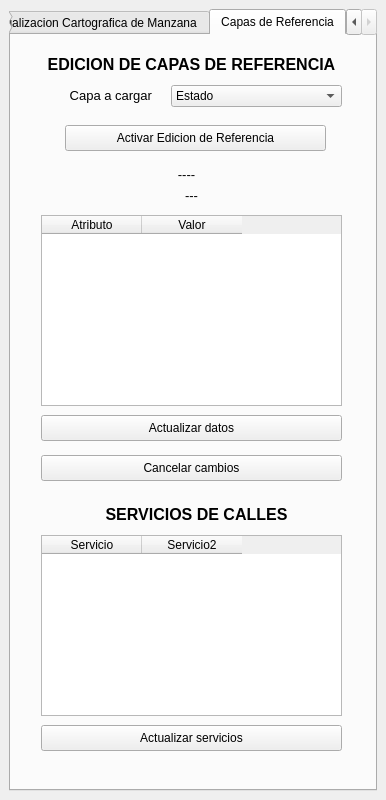
<?xml version="1.0" encoding="UTF-8"?>
<ui version="4.0">
 <class>actualizacioncatastralv2DockWidgetBase</class>
 <widget class="QDockWidget" name="actualizacioncatastralv2DockWidgetBase">
  <property name="geometry">
   <rect>
    <x>0</x>
    <y>0</y>
    <width>386</width>
    <height>800</height>
   </rect>
  </property>
  <property name="windowTitle">
   <string>actualizacioncatastralv2</string>
  </property>
  <widget class="QWidget" name="dockWidgetContents">
   <layout class="QGridLayout" name="gridLayout">
    <item row="0" column="0">
     <widget class="QTabWidget" name="tabWidget">
      <property name="currentIndex">
       <number>1</number>
      </property>
      <widget class="QWidget" name="tab">
       <attribute name="title">
        <string>Actualizacion Cartografica de Manzana</string>
       </attribute>
       <widget class="QComboBox" name="comboLocalidad">
        <property name="geometry">
         <rect>
          <x>130</x>
          <y>40</y>
          <width>171</width>
          <height>21</height>
         </rect>
        </property>
        <property name="styleSheet">
         <string notr="true">font: 25 8pt &quot;Bahnschrift Light&quot;;</string>
        </property>
       </widget>
       <widget class="QComboBox" name="comboSector">
        <property name="geometry">
         <rect>
          <x>130</x>
          <y>70</y>
          <width>171</width>
          <height>21</height>
         </rect>
        </property>
        <property name="styleSheet">
         <string notr="true">font: 25 8pt &quot;Bahnschrift Light&quot;;</string>
        </property>
       </widget>
       <widget class="QComboBox" name="comboManzana">
        <property name="geometry">
         <rect>
          <x>130</x>
          <y>100</y>
          <width>171</width>
          <height>21</height>
         </rect>
        </property>
        <property name="styleSheet">
         <string notr="true">font: 25 8pt &quot;Bahnschrift Light&quot;;</string>
        </property>
       </widget>
       <widget class="QLabel" name="label">
        <property name="geometry">
         <rect>
          <x>0</x>
          <y>40</y>
          <width>111</width>
          <height>21</height>
         </rect>
        </property>
        <property name="styleSheet">
         <string notr="true">font: 25 8pt &quot;Bahnschrift Light&quot;;
</string>
        </property>
        <property name="text">
         <string>&lt;html&gt;&lt;head/&gt;&lt;body&gt;&lt;p align=&quot;right&quot;&gt;&lt;span style=&quot; font-size:10pt;&quot;&gt;Localidad&lt;/span&gt;&lt;/p&gt;&lt;/body&gt;&lt;/html&gt;</string>
        </property>
       </widget>
       <widget class="QLabel" name="label_2">
        <property name="geometry">
         <rect>
          <x>0</x>
          <y>70</y>
          <width>111</width>
          <height>21</height>
         </rect>
        </property>
        <property name="styleSheet">
         <string notr="true">font: 25 8pt &quot;Bahnschrift Light&quot;;</string>
        </property>
        <property name="text">
         <string>&lt;html&gt;&lt;head/&gt;&lt;body&gt;&lt;p align=&quot;right&quot;&gt;&lt;span style=&quot; font-size:10pt;&quot;&gt;Sector&lt;/span&gt;&lt;/p&gt;&lt;/body&gt;&lt;/html&gt;</string>
        </property>
       </widget>
       <widget class="QLabel" name="label_3">
        <property name="geometry">
         <rect>
          <x>0</x>
          <y>100</y>
          <width>111</width>
          <height>21</height>
         </rect>
        </property>
        <property name="styleSheet">
         <string notr="true">font: 25 8pt &quot;Bahnschrift Light&quot;;</string>
        </property>
        <property name="text">
         <string>&lt;html&gt;&lt;head/&gt;&lt;body&gt;&lt;p align=&quot;right&quot;&gt;&lt;span style=&quot; font-size:10pt;&quot;&gt;Manzana&lt;/span&gt;&lt;/p&gt;&lt;/body&gt;&lt;/html&gt;</string>
        </property>
       </widget>
       <widget class="QPushButton" name="botonCargar">
        <property name="geometry">
         <rect>
          <x>60</x>
          <y>130</y>
          <width>241</width>
          <height>26</height>
         </rect>
        </property>
        <property name="styleSheet">
         <string notr="true">font: 25 8pt &quot;Bahnschrift Light&quot;;</string>
        </property>
        <property name="text">
         <string>Cargar manzana</string>
        </property>
       </widget>
       <widget class="QLabel" name="labelEdicion">
        <property name="geometry">
         <rect>
          <x>0</x>
          <y>310</y>
          <width>351</width>
          <height>20</height>
         </rect>
        </property>
        <property name="styleSheet">
         <string notr="true">font: 25 8pt &quot;Bahnschrift Light&quot;;</string>
        </property>
        <property name="text">
         <string>&lt;html&gt;&lt;head/&gt;&lt;body&gt;&lt;p align=&quot;center&quot;&gt;&lt;span style=&quot; font-size:12pt; font-weight:600;&quot;&gt;EDICION&lt;/span&gt;&lt;/p&gt;&lt;/body&gt;&lt;/html&gt;</string>
        </property>
       </widget>
       <widget class="QLabel" name="labelTituloEditar">
        <property name="geometry">
         <rect>
          <x>0</x>
          <y>340</y>
          <width>141</width>
          <height>21</height>
         </rect>
        </property>
        <property name="styleSheet">
         <string notr="true">font: 25 8pt &quot;Bahnschrift Light&quot;;</string>
        </property>
        <property name="text">
         <string>&lt;html&gt;&lt;head/&gt;&lt;body&gt;&lt;p align=&quot;right&quot;&gt;&lt;span style=&quot; font-size:10pt;&quot;&gt;Capa a editar&lt;/span&gt;&lt;/p&gt;&lt;/body&gt;&lt;/html&gt;</string>
        </property>
       </widget>
       <widget class="QTableWidget" name="tablaEdicion">
        <property name="geometry">
         <rect>
          <x>40</x>
          <y>400</y>
          <width>281</width>
          <height>111</height>
         </rect>
        </property>
        <property name="styleSheet">
         <string notr="true">font: 25 8pt &quot;Bahnschrift Light&quot;;</string>
        </property>
        <column>
         <property name="text">
          <string>Atributo</string>
         </property>
        </column>
        <column>
         <property name="text">
          <string>Valor</string>
         </property>
        </column>
       </widget>
       <widget class="QPushButton" name="botonEditar">
        <property name="geometry">
         <rect>
          <x>60</x>
          <y>530</y>
          <width>241</width>
          <height>26</height>
         </rect>
        </property>
        <property name="styleSheet">
         <string notr="true">font: 25 8pt &quot;Bahnschrift Light&quot;;</string>
        </property>
        <property name="text">
         <string>Actualizar</string>
        </property>
       </widget>
       <widget class="QLabel" name="labelCapaEdicion">
        <property name="geometry">
         <rect>
          <x>150</x>
          <y>340</y>
          <width>211</width>
          <height>20</height>
         </rect>
        </property>
        <property name="styleSheet">
         <string notr="true">font: 25 8pt &quot;Bahnschrift Light&quot;;</string>
        </property>
        <property name="text">
         <string>&lt;html&gt;&lt;head/&gt;&lt;body&gt;&lt;p align=&quot;center&quot;&gt;&lt;span style=&quot; font-size:10pt;&quot;&gt;----&lt;/span&gt;&lt;/p&gt;&lt;/body&gt;&lt;/html&gt;</string>
        </property>
       </widget>
       <widget class="QLabel" name="labelStatusEdicion">
        <property name="geometry">
         <rect>
          <x>10</x>
          <y>370</y>
          <width>361</width>
          <height>21</height>
         </rect>
        </property>
        <property name="styleSheet">
         <string notr="true">font: 25 8pt &quot;Bahnschrift Light&quot;;</string>
        </property>
        <property name="text">
         <string>&lt;html&gt;&lt;head/&gt;&lt;body&gt;&lt;p align=&quot;center&quot;&gt;&lt;span style=&quot; font-size:10pt;&quot;&gt;---&lt;/span&gt;&lt;/p&gt;&lt;/body&gt;&lt;/html&gt;</string>
        </property>
       </widget>
       <widget class="QLabel" name="labelEdicion_2">
        <property name="geometry">
         <rect>
          <x>0</x>
          <y>10</y>
          <width>361</width>
          <height>20</height>
         </rect>
        </property>
        <property name="styleSheet">
         <string notr="true">font: 25 7pt &quot;Bahnschrift Light&quot;;</string>
        </property>
        <property name="text">
         <string>&lt;html&gt;&lt;head/&gt;&lt;body&gt;&lt;p align=&quot;center&quot;&gt;&lt;span style=&quot; font-size:8pt; font-weight:600;&quot;&gt;ACTUALIZACION CARTOGRAFICA DE MANZANA&lt;/span&gt;&lt;/p&gt;&lt;/body&gt;&lt;/html&gt;</string>
        </property>
       </widget>
       <widget class="QComboBox" name="comboCapaReferencia">
        <property name="geometry">
         <rect>
          <x>70</x>
          <y>210</y>
          <width>231</width>
          <height>22</height>
         </rect>
        </property>
       </widget>
       <widget class="QLabel" name="labelEdicion_3">
        <property name="geometry">
         <rect>
          <x>0</x>
          <y>180</y>
          <width>361</width>
          <height>20</height>
         </rect>
        </property>
        <property name="styleSheet">
         <string notr="true">font: 25 7pt &quot;Bahnschrift Light&quot;;</string>
        </property>
        <property name="text">
         <string>&lt;html&gt;&lt;head/&gt;&lt;body&gt;&lt;p align=&quot;center&quot;&gt;&lt;span style=&quot; font-size:10pt; font-weight:600;&quot;&gt;CAPAS DE REFERENCIA&lt;/span&gt;&lt;/p&gt;&lt;/body&gt;&lt;/html&gt;</string>
        </property>
       </widget>
       <widget class="QPushButton" name="botonCargarReferencia">
        <property name="geometry">
         <rect>
          <x>70</x>
          <y>240</y>
          <width>241</width>
          <height>26</height>
         </rect>
        </property>
        <property name="text">
         <string>Cargar capa de referencia</string>
        </property>
       </widget>
       <widget class="QCheckBox" name="checkTodasGeom">
        <property name="geometry">
         <rect>
          <x>100</x>
          <y>280</y>
          <width>171</width>
          <height>18</height>
         </rect>
        </property>
        <property name="text">
         <string>Incluir todas las geometrias</string>
        </property>
       </widget>
       <widget class="QGroupBox" name="groupBox">
        <property name="geometry">
         <rect>
          <x>20</x>
          <y>580</y>
          <width>321</width>
          <height>101</height>
         </rect>
        </property>
        <property name="title">
         <string>Abrir Cedula Catastral</string>
        </property>
        <widget class="QPushButton" name="btnAbrirCedula">
         <property name="geometry">
          <rect>
           <x>20</x>
           <y>60</y>
           <width>121</width>
           <height>23</height>
          </rect>
         </property>
         <property name="text">
          <string>Abrir Cedula</string>
         </property>
        </widget>
        <widget class="QPushButton" name="btnCancelAperCedula">
         <property name="geometry">
          <rect>
           <x>180</x>
           <y>60</y>
           <width>121</width>
           <height>23</height>
          </rect>
         </property>
         <property name="text">
          <string>Cancelar</string>
         </property>
        </widget>
        <widget class="QLabel" name="lbEstatusCedula">
         <property name="geometry">
          <rect>
           <x>20</x>
           <y>30</y>
           <width>281</width>
           <height>16</height>
          </rect>
         </property>
         <property name="text">
          <string>---</string>
         </property>
        </widget>
       </widget>
      </widget>
      <widget class="QWidget" name="tab_2">
       <attribute name="title">
        <string>Capas de Referencia</string>
       </attribute>
       <widget class="QLabel" name="labelCapaEdicionRef">
        <property name="geometry">
         <rect>
          <x>80</x>
          <y>130</y>
          <width>191</width>
          <height>20</height>
         </rect>
        </property>
        <property name="styleSheet">
         <string notr="true">font: 25 8pt &quot;Bahnschrift Light&quot;;</string>
        </property>
        <property name="text">
         <string>&lt;html&gt;&lt;head/&gt;&lt;body&gt;&lt;p align=&quot;center&quot;&gt;&lt;span style=&quot; font-size:10pt;&quot;&gt;----&lt;/span&gt;&lt;/p&gt;&lt;/body&gt;&lt;/html&gt;</string>
        </property>
       </widget>
       <widget class="QLabel" name="labelTituloEditar_2">
        <property name="geometry">
         <rect>
          <x>0</x>
          <y>50</y>
          <width>141</width>
          <height>21</height>
         </rect>
        </property>
        <property name="styleSheet">
         <string notr="true">font: 25 8pt &quot;Bahnschrift Light&quot;;</string>
        </property>
        <property name="text">
         <string>&lt;html&gt;&lt;head/&gt;&lt;body&gt;&lt;p align=&quot;right&quot;&gt;&lt;span style=&quot; font-size:10pt;&quot;&gt;Capa a cargar&lt;/span&gt;&lt;/p&gt;&lt;/body&gt;&lt;/html&gt;</string>
        </property>
       </widget>
       <widget class="QLabel" name="labelStatusEdicionRef">
        <property name="geometry">
         <rect>
          <x>0</x>
          <y>150</y>
          <width>361</width>
          <height>21</height>
         </rect>
        </property>
        <property name="styleSheet">
         <string notr="true">font: 25 8pt &quot;Bahnschrift Light&quot;;</string>
        </property>
        <property name="text">
         <string>&lt;html&gt;&lt;head/&gt;&lt;body&gt;&lt;p align=&quot;center&quot;&gt;&lt;span style=&quot; font-size:10pt;&quot;&gt;---&lt;/span&gt;&lt;/p&gt;&lt;/body&gt;&lt;/html&gt;</string>
        </property>
       </widget>
       <widget class="QPushButton" name="botonActualizarRef">
        <property name="geometry">
         <rect>
          <x>30</x>
          <y>380</y>
          <width>301</width>
          <height>26</height>
         </rect>
        </property>
        <property name="styleSheet">
         <string notr="true">font: 25 8pt &quot;Bahnschrift Light&quot;;</string>
        </property>
        <property name="text">
         <string>Actualizar datos</string>
        </property>
       </widget>
       <widget class="QLabel" name="labelEdicion_4">
        <property name="geometry">
         <rect>
          <x>0</x>
          <y>20</y>
          <width>361</width>
          <height>20</height>
         </rect>
        </property>
        <property name="styleSheet">
         <string notr="true">font: 25 8pt &quot;Bahnschrift Light&quot;;</string>
        </property>
        <property name="text">
         <string>&lt;html&gt;&lt;head/&gt;&lt;body&gt;&lt;p align=&quot;center&quot;&gt;&lt;span style=&quot; font-size:12pt; font-weight:600;&quot;&gt;EDICION DE CAPAS DE REFERENCIA&lt;/span&gt;&lt;/p&gt;&lt;/body&gt;&lt;/html&gt;</string>
        </property>
       </widget>
       <widget class="QTableWidget" name="tablaEdicionRef">
        <property name="geometry">
         <rect>
          <x>30</x>
          <y>180</y>
          <width>301</width>
          <height>191</height>
         </rect>
        </property>
        <property name="styleSheet">
         <string notr="true">font: 25 8pt &quot;Bahnschrift Light&quot;;</string>
        </property>
        <column>
         <property name="text">
          <string>Atributo</string>
         </property>
        </column>
        <column>
         <property name="text">
          <string>Valor</string>
         </property>
        </column>
       </widget>
       <widget class="QComboBox" name="comboCapasEdicion">
        <property name="geometry">
         <rect>
          <x>160</x>
          <y>50</y>
          <width>171</width>
          <height>22</height>
         </rect>
        </property>
        <item>
         <property name="text">
          <string>Estado</string>
         </property>
        </item>
        <item>
         <property name="text">
          <string>Region Catastral</string>
         </property>
        </item>
        <item>
         <property name="text">
          <string>Municipios</string>
         </property>
        </item>
        <item>
         <property name="text">
          <string>Secciones</string>
         </property>
        </item>
        <item>
         <property name="text">
          <string>Localidades</string>
         </property>
        </item>
        <item>
         <property name="text">
          <string>Sectores</string>
         </property>
        </item>
        <item>
         <property name="text">
          <string>Calles</string>
         </property>
        </item>
        <item>
         <property name="text">
          <string>Colonias</string>
         </property>
        </item>
        <item>
         <property name="text">
          <string>Codigo Postal</string>
         </property>
        </item>
        <item>
         <property name="text">
          <string>Zona Uno</string>
         </property>
        </item>
        <item>
         <property name="text">
          <string>Zona Dos</string>
         </property>
        </item>
        <item>
         <property name="text">
          <string>Area de Valor</string>
         </property>
        </item>
       </widget>
       <widget class="QPushButton" name="botonActivarEdicion">
        <property name="geometry">
         <rect>
          <x>54</x>
          <y>90</y>
          <width>261</width>
          <height>26</height>
         </rect>
        </property>
        <property name="text">
         <string>Activar Edicion de Referencia</string>
        </property>
       </widget>
       <widget class="QPushButton" name="botonCancelarReferencia">
        <property name="geometry">
         <rect>
          <x>30</x>
          <y>420</y>
          <width>301</width>
          <height>26</height>
         </rect>
        </property>
        <property name="text">
         <string>Cancelar cambios</string>
        </property>
       </widget>
       <widget class="QLabel" name="tituloServiciosCalles">
        <property name="geometry">
         <rect>
          <x>0</x>
          <y>470</y>
          <width>371</width>
          <height>20</height>
         </rect>
        </property>
        <property name="styleSheet">
         <string notr="true">font: 25 8pt &quot;Bahnschrift Light&quot;;</string>
        </property>
        <property name="text">
         <string>&lt;html&gt;&lt;head/&gt;&lt;body&gt;&lt;p align=&quot;center&quot;&gt;&lt;span style=&quot; font-size:12pt; font-weight:600;&quot;&gt;SERVICIOS DE CALLES&lt;/span&gt;&lt;/p&gt;&lt;/body&gt;&lt;/html&gt;</string>
        </property>
       </widget>
       <widget class="QTableWidget" name="tablaServiciosCalles">
        <property name="geometry">
         <rect>
          <x>30</x>
          <y>500</y>
          <width>301</width>
          <height>181</height>
         </rect>
        </property>
        <column>
         <property name="text">
          <string>Servicio</string>
         </property>
        </column>
        <column>
         <property name="text">
          <string>Servicio2</string>
         </property>
        </column>
       </widget>
       <widget class="QPushButton" name="botonActualizarServiciosCalles">
        <property name="geometry">
         <rect>
          <x>30</x>
          <y>690</y>
          <width>301</width>
          <height>26</height>
         </rect>
        </property>
        <property name="styleSheet">
         <string notr="true">font: 25 8pt &quot;Bahnschrift Light&quot;;</string>
        </property>
        <property name="text">
         <string>Actualizar servicios</string>
        </property>
       </widget>
      </widget>
     </widget>
    </item>
   </layout>
  </widget>
 </widget>
 <resources/>
 <connections/>
</ui>
